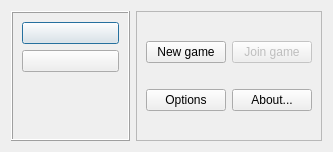
<?xml version="1.0" encoding="UTF-8"?>
<ui version="4.0">
 <class>Main_Menu</class>
 <widget class="QDialog" name="Main_Menu">
  <property name="geometry">
   <rect>
    <x>0</x>
    <y>0</y>
    <width>333</width>
    <height>152</height>
   </rect>
  </property>
  <property name="windowTitle">
   <string>Bloqus</string>
  </property>
  <layout class="QHBoxLayout" name="horizontalLayout_2">
   <item>
    <widget class="QFrame" name="frame">
     <property name="frameShape">
      <enum>QFrame::Box</enum>
     </property>
     <property name="frameShadow">
      <enum>QFrame::Raised</enum>
     </property>
     <property name="lineWidth">
      <number>1</number>
     </property>
     <property name="midLineWidth">
      <number>0</number>
     </property>
     <layout class="QVBoxLayout" name="verticalLayout">
      <item>
       <widget class="QPushButton" name="bt_en">
        <property name="text">
         <string/>
        </property>
        <property name="iconSize">
         <size>
          <width>32</width>
          <height>32</height>
         </size>
        </property>
       </widget>
      </item>
      <item>
       <widget class="QPushButton" name="bt_fr">
        <property name="text">
         <string/>
        </property>
        <property name="iconSize">
         <size>
          <width>32</width>
          <height>32</height>
         </size>
        </property>
       </widget>
      </item>
      <item>
       <spacer name="verticalSpacer">
        <property name="orientation">
         <enum>Qt::Vertical</enum>
        </property>
        <property name="sizeHint" stdset="0">
         <size>
          <width>20</width>
          <height>26</height>
         </size>
        </property>
       </spacer>
      </item>
     </layout>
    </widget>
   </item>
   <item>
    <widget class="QFrame" name="frame_2">
     <property name="frameShape">
      <enum>QFrame::StyledPanel</enum>
     </property>
     <property name="frameShadow">
      <enum>QFrame::Raised</enum>
     </property>
     <layout class="QGridLayout" name="gridLayout">
      <item row="0" column="0">
       <widget class="QPushButton" name="bt_new_game">
        <property name="text">
         <string>New game</string>
        </property>
       </widget>
      </item>
      <item row="0" column="1">
       <widget class="QPushButton" name="bt_join_game">
        <property name="enabled">
         <bool>false</bool>
        </property>
        <property name="text">
         <string>Join game</string>
        </property>
       </widget>
      </item>
      <item row="1" column="0">
       <widget class="QPushButton" name="bt_options">
        <property name="enabled">
         <bool>true</bool>
        </property>
        <property name="text">
         <string>Options</string>
        </property>
       </widget>
      </item>
      <item row="1" column="1">
       <widget class="QPushButton" name="bt_about">
        <property name="text">
         <string>About...</string>
        </property>
       </widget>
      </item>
     </layout>
    </widget>
   </item>
  </layout>
 </widget>
 <tabstops>
  <tabstop>bt_new_game</tabstop>
  <tabstop>bt_join_game</tabstop>
  <tabstop>bt_en</tabstop>
  <tabstop>bt_fr</tabstop>
 </tabstops>
 <resources/>
 <connections/>
</ui>
